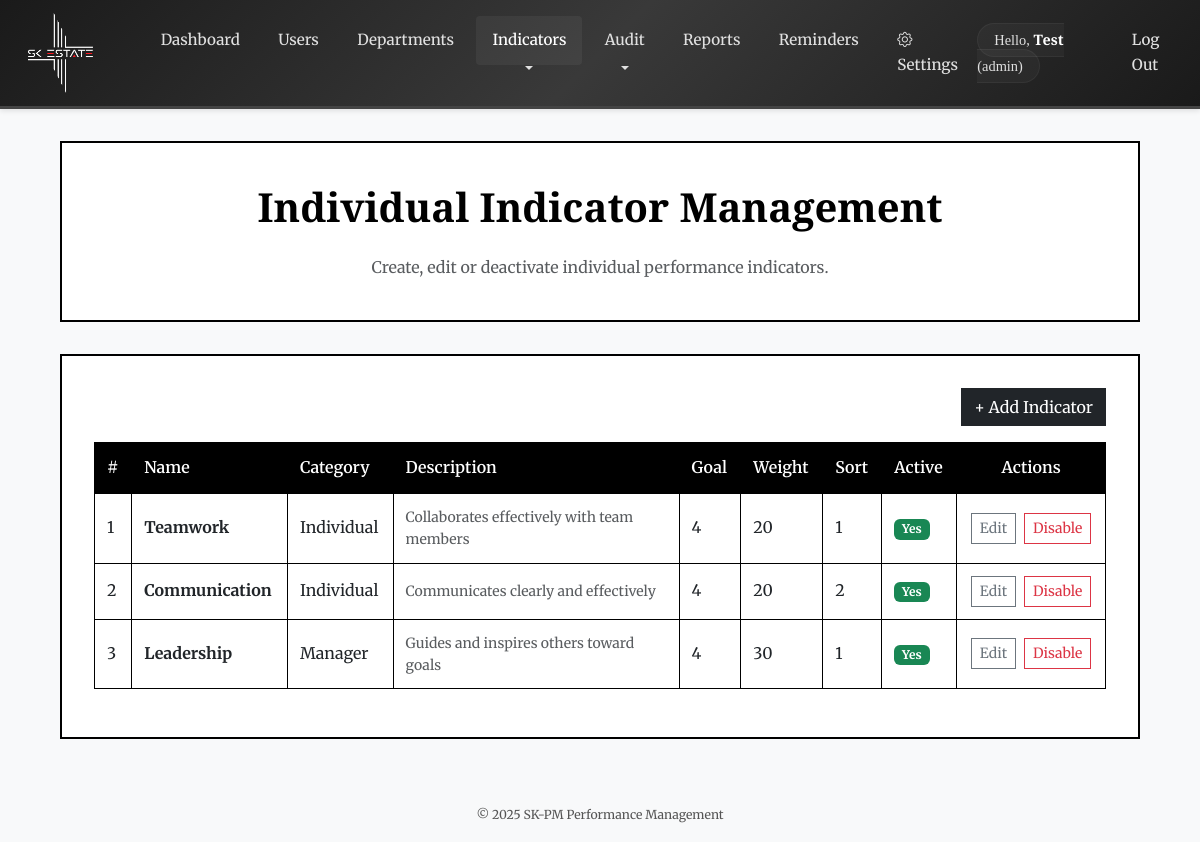
Before: /individual_indicators.php (signed in) with the older database file.
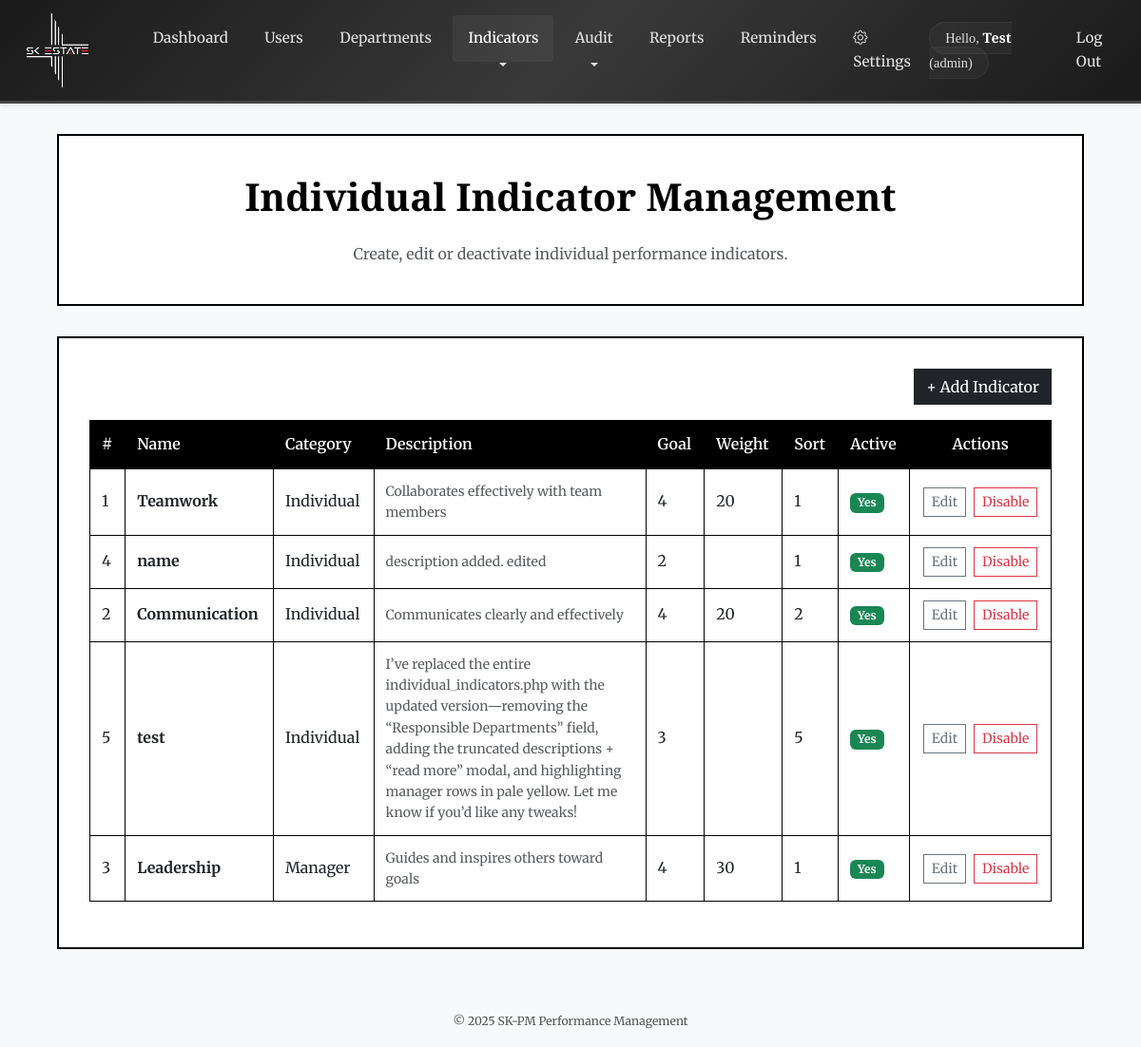
After: the same page with the newer database file.
### tables this page shows
CREATE TABLE `individual_indicators` (
  `indicator_id` int(11) NOT NULL,
  `name` varchar(255) NOT NULL,
  `description` text DEFAULT NULL,
  `category` enum('individual','manager') NOT NULL,
  `responsible_departments` varchar(255) DEFAULT NULL,
  `default_goal` float NOT NULL,
  `default_weight` int(11) DEFAULT NULL,
  `sort_order` int(11) NOT NULL,
  `active` tinyint(1) DEFAULT 1
);

### backend/indicator_controller.php (called while the page is built, shortened)
<?php
final class IndicatorRepository
{
    private PDO $pdo;
    public function __construct(PDO $pdo)
    {
        $this->pdo = $pdo;
    }
    public function fetchIndividualIndicators(
        bool $onlyActive = false,
        ?string $category = null
    ): array {
        $sql = "
            SELECT *
            FROM   individual_indicators
        ";
        $clauses = [];
        $params  = [];
        $sql .= "
            ORDER BY FIELD(category,'individual','manager'),
                     sort_order ASC
        ";
        return $this->runSelect($sql, $params);
    }
    private function runSelect(string $sql, array $params): array
    {
        $stmt = $this->pdo->prepare($sql);
        $stmt->execute($params);
        return $stmt->fetchAll(PDO::FETCH_ASSOC);
    }
}

### individual_indicators.php (the view, shortened to what this page needs)
<?php
require_once __DIR__ . '/backend/indicator_controller.php';
$indicatorRepo = new IndicatorRepository($pdo);
$indicators = $indicatorRepo->fetchIndividualIndicators(false);
include __DIR__ . '/partials/navbar.php';
?>
<!DOCTYPE html>
<html lang="en">
<head>
  <link href="https://cdn.jsdelivr.net/npm/bootstrap@5.3.0/dist/css/bootstrap.min.css" rel="stylesheet">
  <link href="https://cdn.jsdelivr.net/npm/bootstrap-icons@1.11.3/font/bootstrap-icons.css" rel="stylesheet">
  <link rel="stylesheet" href="./assets/css/style.css">
</head>
<body class="font-serif bg-light text-dark">
<header class="data-container text-center py-4">
  <h1>Individual Indicator Management</h1>
  <p class="text-muted">Create, edit or deactivate individual performance indicators.</p>
</header>
<main class="data-container mb-5">
  <div class="text-end mb-3">
    <button class="btn btn-dark" data-bs-toggle="modal" data-bs-target="#createModal">+ Add Indicator</button>
  </div>
  <div class="table-responsive">
    <table class="table table-bordered align-middle">
      <thead class="table-dark">
        <tr>
          <th>#</th>
          <th>Name</th>
          <th>Category</th>
          <th>Description</th>
          <th>Goal</th>
          <th>Weight</th>
          <th>Sort</th>
          <th>Active</th>
          <th class="text-center">Actions</th>
        </tr>
      </thead>
      <tbody>
        <?php foreach ($indicators as $ind): ?>
          <?php
            $descFull = trim($ind['description'] ?? '');
            $descShort = $descFull;
            $needsMore = false;
            $rowClasses = [];
            if ($ind['category'] === 'manager') $rowClasses[] = 'indicator-manager';
          ?>
          <tr class="<?= implode(' ', $rowClasses) ?>">
            <td><?= $ind['indicator_id'] ?></td>
            <td><b><?= htmlspecialchars($ind['name']) ?></b></td>
            <td><?= ucfirst($ind['category']) ?></td>
            <td class="small text-muted" style="max-width:280px;">
              <?php if ($descFull !== ''): ?>
                <?= htmlspecialchars($needsMore ? $descShort : $descFull) ?>
              <?php endif; ?>
            </td>
            <td><?= $ind['default_goal'] ?></td>
            <td><?= $ind['default_weight'] ?></td>
            <td><?= $ind['sort_order'] ?></td>
            <td>
              <span class="badge bg-<?= $ind['active'] ? 'success' : 'secondary' ?>"><?php
                echo $ind['active'] ? 'Yes' : 'No';
              ?></span>
            </td>
            <td class="text-center">
              <button class="btn btn-sm btn-outline-secondary me-1" data-bs-toggle="modal" data-bs-target="#editModal<?= $ind['indicator_id'] ?>">Edit</button>
              <form method="post" class="d-inline" onsubmit="return confirm('Change status?');">
                <button class="btn btn-sm btn-outline-<?= $ind['active'] ? 'danger' : 'success' ?>"><?php
                  echo $ind['active'] ? 'Disable' : 'Enable';
                ?></button>
              </form>
            </td>
          </tr>
        <?php endforeach; ?>
      </tbody>
    </table>
  </div>
</main>
<footer class="footer py-3 text-center">
  <small>&copy; <?= date('Y') ?> SK-PM Performance Management</small>
</footer>
</body>
</html>

Changed rows visible on the page:
added individual_indicators: indicator_id "4", name "name", category "Individual", description "description added. edited", default_goal "2", sort_order "1", active "Yes"
added individual_indicators: indicator_id "5", name "test", category "Individual", description "I’ve replaced the entire individual_indicators.php with the updated version—removing the “Responsible Departments” field, adding the truncated descriptions + “read more” modal, and highlighting manager rows in pale yellow. Let me know if you’d like any tweaks!", default_goal "3", sort_order "5", active "Yes"
